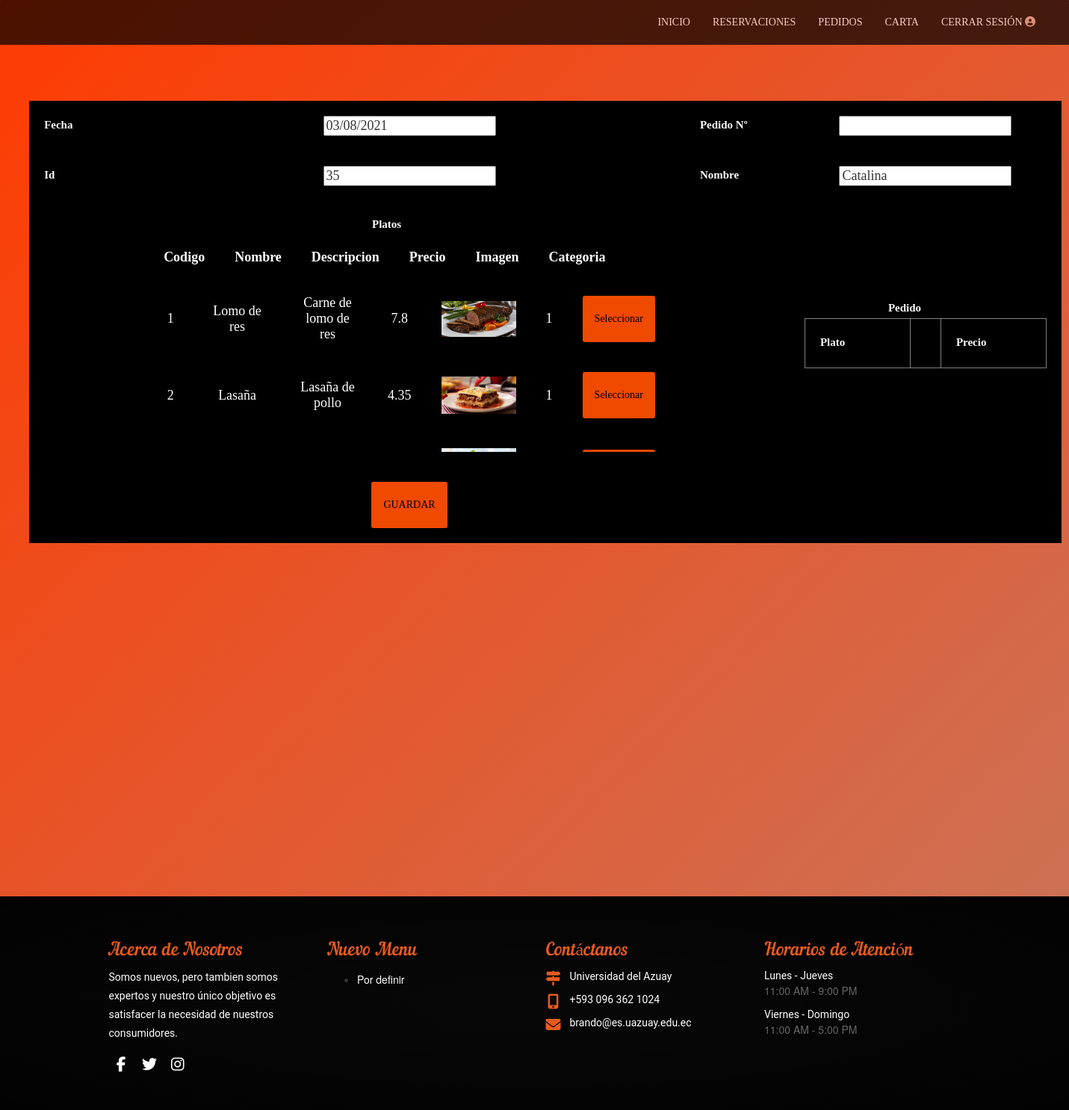
/html/cliente/pedidos.php (signed in), run on the app's committed database.
### tables this page shows
CREATE TABLE `platos` (
  `id_plato` int NOT NULL,
  `nombre_plato` varchar(64) NOT NULL,
  `descripcion_plato` varchar(128) NOT NULL,
  `precio_plato` double NOT NULL,
  `imagen_plato` varchar(128) NOT NULL,
  `fk_id_categoria` int NOT NULL
);

### html/administrador/funcionescategoria.php (called while the page is built, shortened)
<?php
    function listar_pla($cnn){
        $lista=array();
        $sql = "SELECT * FROM platos";
        $rs = mysqli_query($cnn, $sql);
        if (mysqli_num_rows($rs) > 0) {
            while ($fila = mysqli_fetch_assoc($rs)) {
                $lista[]=$fila;
            }
        }
        return $lista;
    }
?>

### html/cliente/pedidos.php (the view, shortened to what this page needs)
<?php
include "../administrador/funcionescategoria.php";
include "header.php";
?>
<!DOCTYPE html>
<html lang="en">
<head>
</head>
    <?php
    $cnn= conectar();
     function listarplatos(){
        global $cnn;
        $lista=listar_pla($cnn);
        if(isset($lista)){
            foreach($lista as $fila){
             echo "<tr>
                <td class='lista'>{$fila['id_plato']}</td>
                <td class='lista'>{$fila['nombre_plato']}</td>
                <td class='lista'>{$fila['descripcion_plato']}</td>
                <td class='lista'>{$fila['precio_plato']}</td>
                <td class='lista'><img src='../../upload/{$fila['imagen_plato']}' width=100;height=100; alt=''/></td>
                <td class='lista'>{$fila['fk_id_categoria']}</td>";
                echo '<td class="lista"><form action=cantidad.php method="get">';
                $enlaceEditar='<button name="btnEditar" type="button" class="btn_green btn" onClick="location.href=\'./cantidad.php?idplato=' . $fila['id_plato'] . '\'" >Seleccionar</button>';
                echo $enlaceEditar;
                echo "</form></td>";
              echo "</tr>";
            }
        }
        }
?>
<?php
$id_pedido="";
?>
<?php
$id="";
$nombrep="";
?>
    <div class="main">
        <div class="logo">
            <h2 class="title_wel" style="text-transform:uppercase;">ADMIN <?php echo ''.$_SESSION["validarIngreso"].' '.$_SESSION["apellido"] .'!';?></h2>
            <a class="navbar-brand" href="../../html/index.html">
            </a>
        </div>
        <form name="categorias_form" class="prin" onsubmit="return validar();" action="cantidad.php" method="post">
        <div class="contenido">
            <table class="ta">
               <tr>
                      <td class="">
                        <label for="fec">Fecha</label>
                     </td>
                      <td class="">
                      <input class="rr" type="text" id="id" value="<?php echo date('d/m/Y');?>" name="idfec" placeholder: ""/>
                      </td>
                      <td class="">
                        <label for="id_ped">Pedido Nº</label>
                     </td>
                      <td class="">
                      <input class="rr" type="text" id="id_ped" value="<?php echo $id_pedido; ?>" name="id_ped" placeholder: ""/>
                      </td>
                </tr>
                <tr>
                    <td class="">
                    <label for="id">Id</label>
                    </td>
                    <td class="">
                        <input class="rr" type="text" id="id" value="<?php echo $_SESSION["id"]; ?>" name="id" placeholder: ""/>
                    </td>
                    <td class="">
                    <label for="nom">Nombre</label>
                    </td>
                    <td class="">
                        <input class="rr" type="text" id="nom" value="<?php echo $_SESSION["validarIngreso"]; ?>" name="nom" placeholder: ""/>
                    </td>
                </tr>
                <tr>
                     <td class="">
                                        </td>
                    <td class="">
                    <label for="platos">Platos</label>
                     <table class="platos table-fixed">
                         <thead>
                             <tr>
                             <th >Codigo</th>
                             <th >Nombre</th>
                             <th >Descripcion</th>
                             <th >Precio</th>
                             <th >Imagen</th>
                             <th>Categoria</th>
                             </tr>
                            </thead>
                         <tbody class="li">
                             <?php listarplatos(); ?>
                         </tbody>
                     </table>
                    </td>
                    <td class="">
                    </td>
                    <td class="pe">
                    <label for="pedido">Pedido</label>
                    <table border="1">
                    <td class="">
                    <label for="Plato">Plato</label>
                    </td>
                    <td><?php  echo $nombrep?></td>
                    <td class="">
                    <label for="Precio">Precio</label>
                    </td>
                    </table>
                    </td>
                </tr>
                <tr>
                    <td></td>
                <?php
                       if($id<>""){
                           echo '<td>';
                           echo '<input type="submit" id="btn_elimi"class="caption_b btn btn_green" name="btn_edit" value="ELIMINAR" />';
                           echo '</label></caption>';
                           echo '</td>';
                       }else{
                           echo '<td>';
                           echo '<input type="submit" id="btn_submit" class="btn btn_green" name="btn_submit" value="GUARDAR" />';
                           echo '</td>';
                       }
                    ?>
               </tr>
            </table>
         </div>
         </div>
<?php
    include '../../html/footer.php';
    ?>

### css/cli_style.css (style rules this page uses)
body { background: linear-gradient(to bottom right, rgb(255, 59, 1),rgb(200, 118, 93)); background-repeat: no-repeat; background-position: center; background-size: cover; margin: 0; height: 150vh; }
div.main { position: relative; top: 100px; margin: 0 !important; padding: 15px 0 15px; line-height: normal; font-size: 100%; height: 100%; text-align: center; }
div.logo { position: relative; float: left; left: 100px; }
h2 { color: rgba(255, 255, 255, 0.8); font-family: georgia; }
table.table_user tr, th, td { text-align: center; padding: 20px; font-size: 18px; }
div.contenido { position: relative; margin: 20px; display: flex; text-align: center; justify-content: center; font-family: georgia; font-size: 20px; padding-bottom: 10px; }
form label { width: 100px; color: #fff; font-size: 15px; position: relative; text-align: left; }

### html/cliente/pedidos.php (style rules this page uses)
.btn { border-radius: 3px; padding: 20px 15px; display: inline-block; }
.btn_green { color: black; background-color: #f04900; }
.ta { background: black; }
.platos th { border 1px; color: white; }
.platos td { border 1px; color: white; }
.table-fixed tbody { height: 230px; overflow-y: auto; width: 1500px: }
.table-fixed thead { width: }
.table-fixed tbody, .table-fixed thead { float:left; border-bottom-width: 10000px; }
.prin { width: 1000px; }
.contenido { margin-left: 0; }

### data on the page
platos: id_plato "1", nombre_plato "Lomo de res", descripcion_plato "Carne de lomo de res", precio_plato "7.8", imagen_plato (picture), fk_id_categoria "1"
platos: id_plato "2", nombre_plato "Lasaña", descripcion_plato "Lasaña de pollo", precio_plato "4.35", imagen_plato (picture), fk_id_categoria "1"
platos: imagen_plato (picture)
